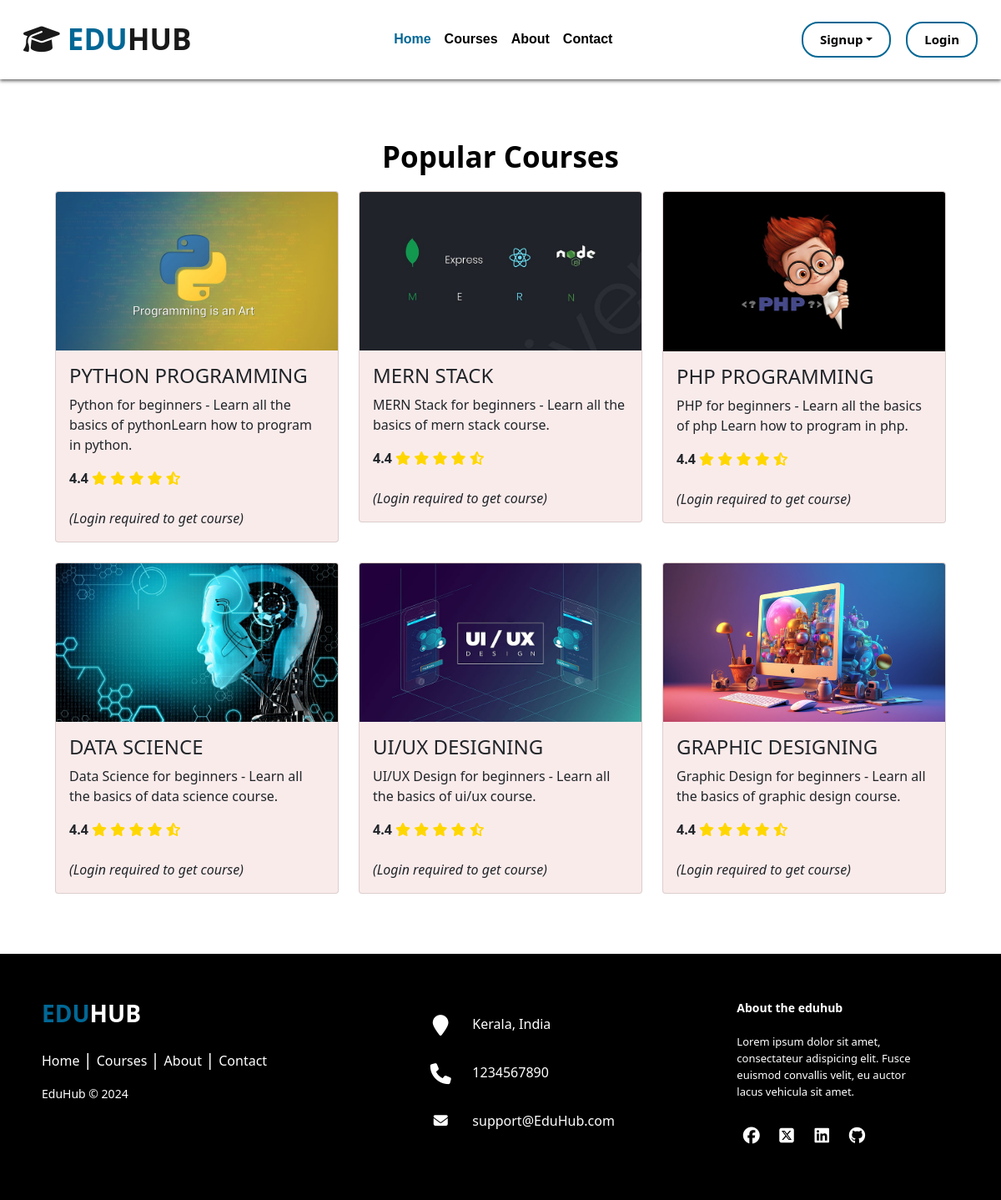
Page /courses/ on the committed database.
### home/models.py (models this page shows, shortened)
class Course(models.Model):
    staff=models.ForeignKey(Staff,on_delete = models.CASCADE)
    course_image=models.ImageField(upload_to='Course_images/')
    title=models.CharField(max_length=200)
    description=models.TextField(max_length=250)

### home/views.py (the view)
# urls.py: path('courses/', courses, name='courses'),
def courses(request):
    courses = Course.objects.all()
    return render(request,'home_templates/courses.html',{'courses': courses})

### templates/home_templates/courses.html (shortened to what this page needs)
{% extends 'base.html' %}
{% load static %}
{% block content %}
<section id="courses">
    <div class="container mt-5 p-4">
        <div>
            <h2 style="color: #000">Popular Courses</h2>
        </div>
        <div class="container">
            <div class="row">
                {% for course in courses %}
                <div class="col-md-4 mb-4">
                    <div class="card" style="background-color: #faebeb">
                        <img src="{{ course.course_image.url }}" alt="{{ course.title }}" class="card-img-top" />
                        <div class="card-body">
                            <h4>{{ course.title }}</h4>
                            <p class="card-text">{{ course.description }}</p>
                            <div class="stars" data-rating="0">
                                <span style="font-weight: bold">4.4</span>
                                <i class="fa-solid fa-star" style="color: gold"></i>
                                <i class="fa-solid fa-star" style="color: gold"></i>
                                <i class="fa-solid fa-star" style="color: gold"></i>
                                <i class="fa-solid fa-star" style="color: gold"></i>
                                <i class="fa-solid fa-star-half-stroke" style="color: gold"></i>
                            </div>
                            <br />
                            {% if request.user.is_authenticated %}
                            <div>
                                <a href="{% url 'enroll_course' course.id %}" class="btn btn-custom-2">Get Course</a>
                            </div>
                            {% else %}
                            <em>(Login required to get course)</em>
                            {% endif %}
                        </div>
                    </div>
                </div>
                {% endfor %}
            </div>
        </div>
    </div>
</section>
{% endblock %}

### templates/base.html (shortened to what this page needs)
<!DOCTYPE html>
<html lang="en">
    <head>
        <link
            href="https://cdn.jsdelivr.net/npm/bootstrap@5.0.2/dist/css/bootstrap.min.css"
            rel="stylesheet"
        />
        <link rel="stylesheet" href="https://cdnjs.cloudflare.com/ajax/libs/font-awesome/6.5.1/css/all.min.css">
        {% load static %}
        <link rel="stylesheet" href="{% static 'css/styless.css' %}">
    </head>
    <body>
      <div class="hero-section">
        <nav class="navbar navbar-expand-lg navbar-light p-3 w-100 sticky-top bg-white">
            <div class="container-fluid">
                <a class="navbar-brand" href="/"><i class="fa-solid fa-graduation-cap"></i><span> EDU</span>HUB</a>
                {% if user.is_authenticated %}
                {% if user.is_staff %}
                <div class="collapse navbar-collapse justify-content-lg-center" id="navbarSupportedContent">
                    <ul class="navbar-nav  mb-2 mb-lg-0">
                        <li class="nav-item">
                            <a class="nav-link active" aria-current="page" href="{% url 'staff_dashboard' %}" style="color:#016795;">Home</a>
                        </li>
                        <li class="nav-item">
                          <a class="nav-link" href="{% url 'notifications' %}">Notifications</a>
                      </li>
                        <li class="nav-item">
                          <a class="nav-link" href="{% url 'manage_courses' %}">ManageCourses</a>
                      </li>
                        <li class="nav-item">
                          <a class="nav-link" href="{% url 'question_list' %}">Tests</a>
                      </li>
                    <li class="nav-item">
                      <a class="nav-link" href="{% url 'upload_study_material' %}">StudyMaterial</a>
                  </li>
                  <li class="nav-item">
                    <a class="nav-link" href="{% url 'staff_feedback' %}">Feedback</a>
                </li>
                    </ul>
                  </div>
                  <div style="margin-right: 20px;">
                    {% if user.profile_image %}
                        <a href="{% url 'edit_staff_details' user_id=user.id %}">
                            <img src="{{ user.profile_image.url }}" alt="Profile Image" class="profile-image">
                        </a>
                    {% endif %}
                    <br>
                    <span>{{ user.username }}</span>
                </div>
                  {% elif user.is_student %}
                  <div class="collapse navbar-collapse justify-content-lg-center" id="navbarSupportedContent">
                    <ul class="navbar-nav  mb-2 mb-lg-0">
                        <li class="nav-item">
                            <a class="nav-link active" aria-current="page" href="{% url 'student_dashboard'%}" style="color:#016795;">Home</a>
                        </li>
                        <li class="nav-item">
                          <a class="nav-link" href="{% url 'courses' %}">Courses</a>
                      </li>
                        <li class="nav-item">
                            <a class="nav-link" href="{% url 'student_notification' %}">Notifications</a>
                        </li>
                        <li class="nav-item">
                          <a class="nav-link" href="{% url 'display_questions' %}">Tests</a>
                      </li>
                      <li class="nav-item">
                        <a class="nav-link" href="{% url 'student_course' %}">EnrolledCourse</a>
                    </li>
                    <li class="nav-item">
                      <a class="nav-link" href="{% url 'view_study_materials' %}">StudyMaterial</a>
                  </li>
                      <li class="nav-item">
                        <a class="nav-link" href="#">Feedback</a>
                      </li>
                  </ul>
                  </div>
                  <div style="margin-right: 20px;">
                    {% if user.profile_image %}
                        <a href="{% url 'edit_student_details' user_id=user.id %}">
                            <img src="{{ user.profile_image.url }}" alt="Profile Image" class="profile-image">
                        </a>
                    {% endif %}
                    <br>
                    <span>{{ user.username }}</span>
                </div>
                  {% endif %}
                  <a href="{% url 'logout' %}" class="btn btn-custom">Logout</a>
                  {% else %}
                <div class="collapse navbar-collapse justify-content-lg-center" id="navbarSupportedContent">
                    <ul class="navbar-nav  mb-2 mb-lg-0">
                    <li class="nav-item">
                        <a class="nav-link active" aria-current="page" href="{% url 'home' %}" style="color:#016795;">Home</a>
                    </li>
                    <li class="nav-item">
                      <a class="nav-link" href="{% url 'courses' %}">Courses</a>
                  </li>
                    <li class="nav-item">
                        <a class="nav-link" href="{% url 'about' %}">About</a>
                    </li>
                    <li class="nav-item">
                        <a class="nav-link" href="{% url 'contact' %}">Contact</a>
                    </li>
                </ul>
              </div>
              <div class="d-inline-block dropdown">
                <button class="btn btn-custom dropdown-toggle me-2" type="button" id="signupDropdown" data-bs-toggle="dropdown" aria-expanded="false">Signup</button>
            </div>
            <a href="{% url 'login' %}" class="btn btn-custom" style="margin-left: 10px;">Login</a>
            {% endif %}
            </div>
        </nav>
    </div>
    {% block content %} {% endblock %}
    <footer class="footer-distributed mt-4">
      <div class="footer-left">
        <h3 style="font-weight: bold;"><span style="font-weight: bold;">EDU</span>HUB</h3>
        <p class="footer-links">
          <a href="{% url 'home' %}" class="link-1">Home</a>
          <a href="#courses">Courses</a>
          <a href="#about">About</a>
          <a href="#contact">Contact</a>
        </p>
        <p class="footer-company-name">EduHub © 2024</p>
      </div>
      <div class="footer-center">
        <div>
          <i class="fa fa-map-marker"></i>
          <p>Kerala, India</p>
        </div>
        <div>
          <i class="fa fa-phone"></i>
          <p>1234567890</p>
        </div>
        <div>
          <i class="fa fa-envelope"></i>
          <p><a href="#">support@EduHub.com</a></p>
        </div>
      </div>
      <div class="footer-right">
        <p class="footer-company-about">
          <span>About the eduhub</span>
          Lorem ipsum dolor sit amet, consectateur adispicing elit. Fusce euismod convallis velit, eu auctor lacus vehicula sit amet.
        </p>
        <div class="footer-icons">
          <a href="#"><i class="fa-brands fa-facebook"></i></a>
          <a href="#"><i class="fa-brands fa-square-x-twitter"></i></a>
          <a href="#"><i class="fa-brands fa-linkedin"></i></a>
          <a href="#"><i class="fa-brands fa-github"></i></a>
        </div>
      </div>
    </footer>
      </body>
      </html>
    </body>
</html>

### static/css/styless.css (style rules this page uses)
body { padding-top: 95px; }
.navbar { box-shadow: 0 2px 4px rgba(0, 0, 0, 0.6); }
.navbar-light .navbar-nav .nav-link { color: #000; font-size: 16px; line-height: 24px; font-family: "Poppins", sans-serif; }
.navbar-brand { color: #000; font-size: 35px; font-weight: bold; }
.navbar-brand span { color: #016795; font-size: 35px; font-weight: bold; }
.nav-item a { font-size: 20px; font-weight: bold; }
.sticky-top { position: fixed; top: 0; width: 100%; z-index: 1000; }
.btn-custom { color: black; font-size: 15px; font-weight: bold; line-height: 19px; border: 2px solid #016795; border-radius: 20px; padding: 10px 20px; }
h2 { text-align: center; margin-bottom: 20px; color: #fff; font-size: 35px; font-weight: bold; }
.card { transition: transform 0.3s ease; }
.footer-distributed { background: #000; box-shadow: 0 1px 1px 0 rgba(0, 0, 0, 0.12); box-sizing: border-box; width: 100%; text-align: left; font: bold 16px; padding: 55px 50px; }
.footer-distributed .footer-left, .footer-distributed .footer-center, .footer-distributed .footer-right { display: inline-block; vertical-align: top; }
.footer-distributed .footer-left { width: 40%; }
.footer-distributed h3 { color: #ffffff; margin: 0; }
.footer-distributed h3 span { color: #016795; }
.footer-distributed .footer-links { color: #ffffff; margin: 20px 0 12px; padding: 0; }
.footer-distributed .footer-links a { display: inline-block; line-height: 1.8; font-weight: 400; text-decoration: none; color: inherit; }
.footer-distributed .footer-company-name { color: #fff; font-size: 14px; font-weight: normal; margin: 0; }
.footer-distributed .footer-center { width: 35%; }
.footer-distributed .footer-center i { background-color: #000; color: #ffffff; font-size: 25px; width: 38px; height: 38px; border-radius: 50%; text-align: center; line-height: 42px; margin: 10px 15px; vertical-align: middle; }
.footer-distributed .footer-center i.fa-envelope { font-size: 17px; line-height: 38px; }
.footer-distributed .footer-center p { display: inline-block; color: #ffffff; font-weight: 400; vertical-align: middle; margin: 0; }
.footer-distributed .footer-center p a { color: #fff; text-decoration: none; }
.footer-distributed .footer-links a:before { content: "|"; font-weight: 300; font-size: 20px; left: 0; color: #fff; display: inline-block; padding-right: 5px; }
.footer-distributed .footer-links .link-1:before { content: none; }
.footer-distributed .footer-right { width: 20%; }
.footer-distributed .footer-company-about { line-height: 20px; color: #fff; font-size: 13px; font-weight: normal; margin: 0; }
.footer-distributed .footer-company-about span { display: block; color: #ffffff; font-size: 14px; font-weight: bold; margin-bottom: 20px; }
.footer-distributed .footer-icons { margin-top: 25px; }
.footer-distributed .footer-icons a { display: inline-block; width: 35px; height: 35px; cursor: pointer; background-color: #000; border-radius: 2px; font-size: 20px; color: #ffffff; text-align: center; line-height: 35px; margin-right: 3px; margin-bottom: 5px; }

### rows in the picture
Course: course_image (picture), title "PYTHON PROGRAMMING", description "Python for beginners - Learn all the basics of pythonLearn how to program in python."
Course: course_image (picture), title "MERN STACK", description "MERN Stack for beginners - Learn all the basics of mern stack course."
Course: course_image (picture), title "PHP PROGRAMMING", description "PHP for beginners - Learn all the basics of php Learn how to program in php."
Course: course_image (picture), title "DATA SCIENCE", description "Data Science for beginners - Learn all the basics of data science course."
Course: course_image (picture), title "UI/UX DESIGNING", description "UI/UX Design for beginners - Learn all the basics of ui/ux course."
Course: course_image (picture), title "GRAPHIC DESIGNING", description "Graphic Design for beginners - Learn all the basics of graphic design course."
